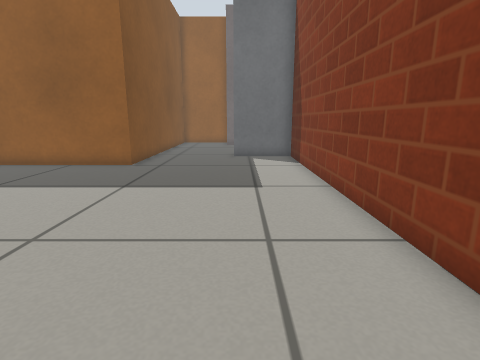
[1] (above)

17 first-person views from a walk through a Gazebo world. The camera is 0.5 m above the floor, tilts 12° down and sees 80° across. The floor is counted in squares, 0.25 m on a side. Each view is taken from the middle of a square. On the plan, view 1 faces up. The plan holds only what a view shows up to about 16 squares ahead; the rest is blank. Gazebo's built-in surfaces are drawn with simple patterns.

[2]
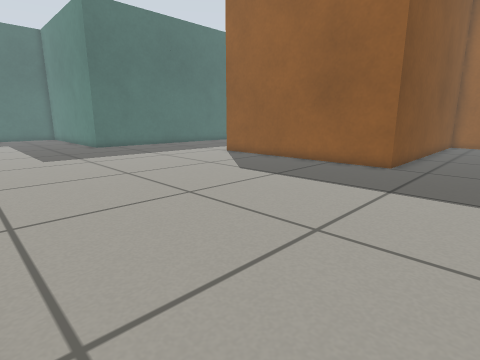

[3]
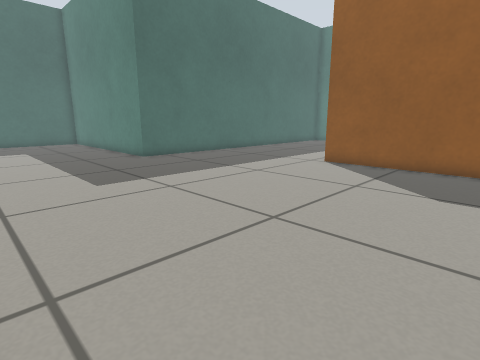

[4]
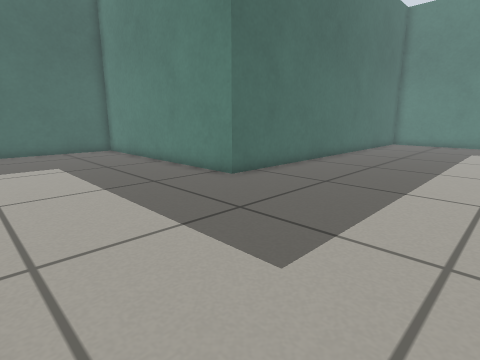

[5]
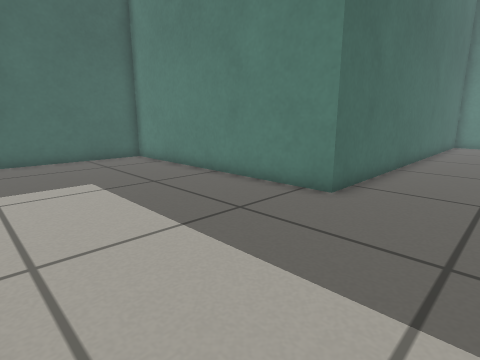

[6]
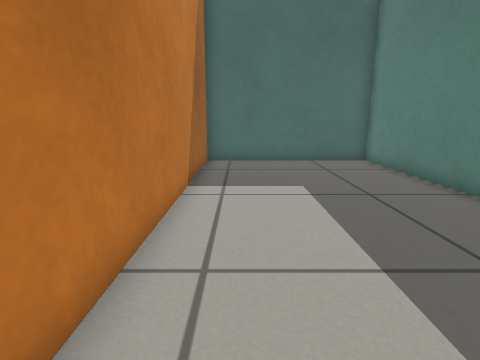

[7]
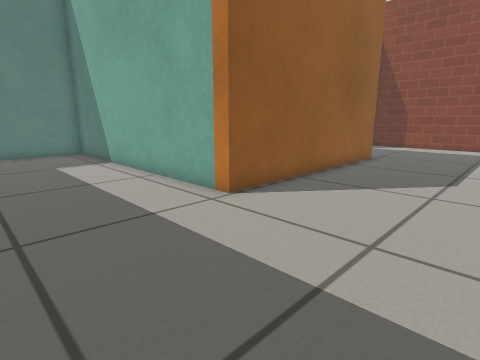

[8]
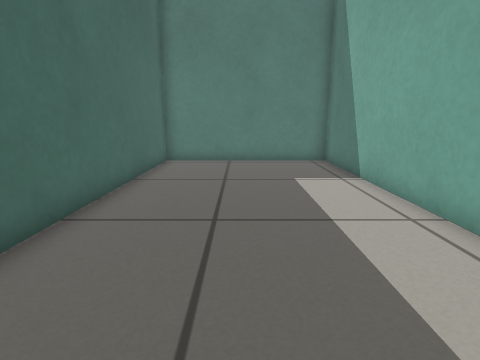

[9]
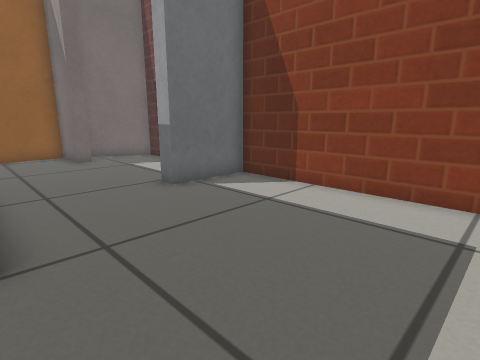

[10]
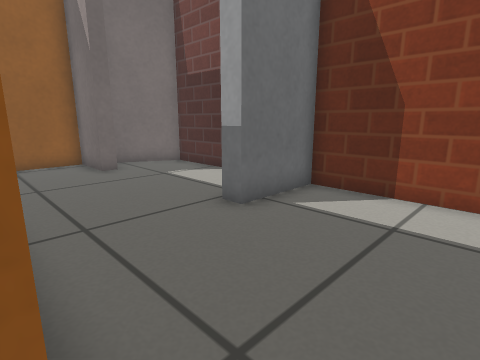

[11]
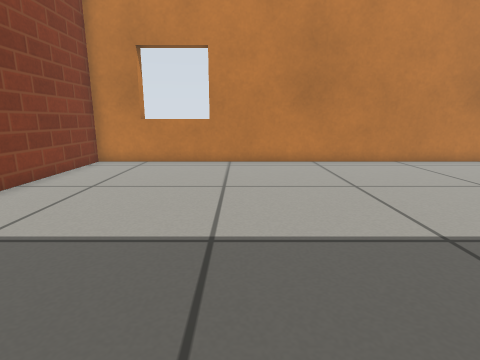

[12]
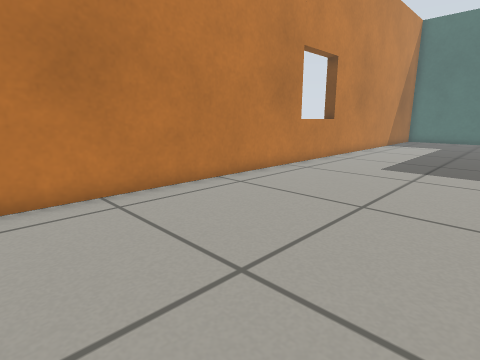

[13]
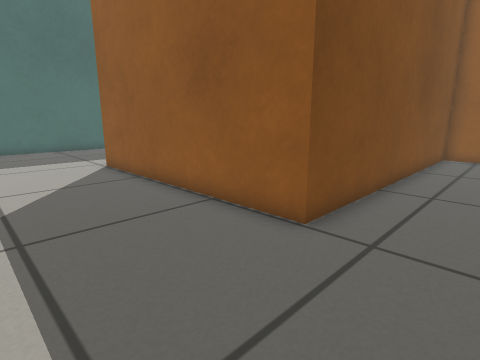

[14]
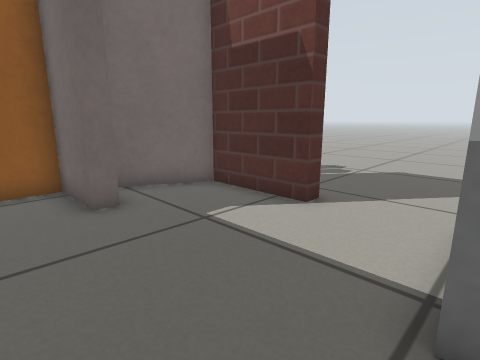

[15]
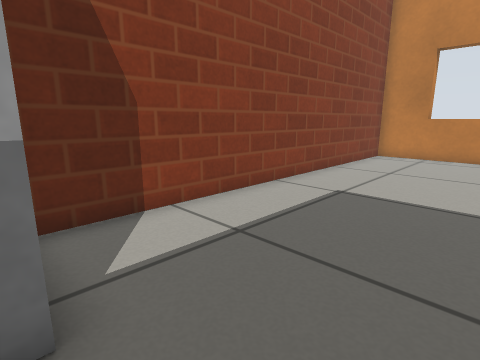

[16]
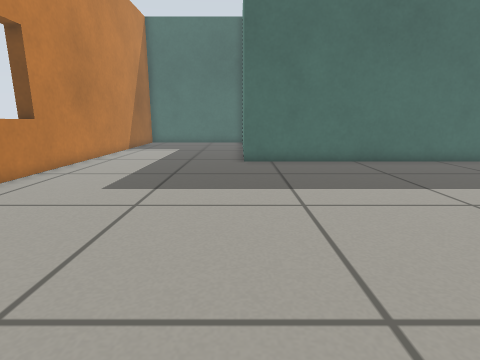

[17]
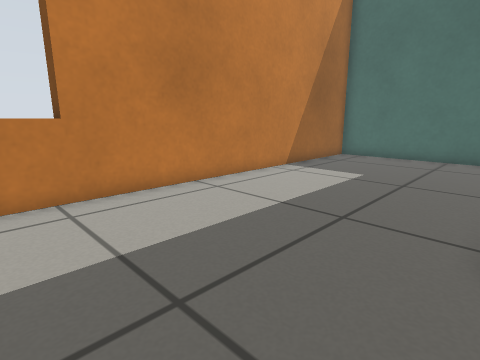

### Floor plan
Points are (right, up) in squares from view 1. A wall is a line through its corners. A room is listed if a view was taken in it or the views show most of it. See-through windows are left out.
Room 1 (views 1, 2, 3, 4, 5, 6, 7, 8, 9, 10, 11, 12, 13, 14, 15, 16, 17)
walls: (-0.4, 22.6) (-1, 22.6) (-1, 25) (-4.8, 25) (-4.8, 12.6) (-14.8, 12.6) (-14.8, 25) (-22.6, 25) (-22.6, 7.2) (-34, 7.2) (-34, -0.6) (2.8, -0.6) (2.8, 15.5); (3.6, 19.6) (2.8, 19.6) (2.8, 23.2) (0.1, 24.5)
ways out: opening at (3, 17.5)
objects: door leaf (0, 16) to (3, 16)

Where each view was taken, in squares from view 1:
view 1: 0 up, 0 right, facing up
view 2: 0 up, 1 left, facing up-left
view 3: 0 up, 8 left, facing up-left
view 4: 0 up, 15 left, facing up-left
view 5: 0 up, 19 left, facing up-left
view 6: 1 up, 20 left, facing left
view 7: 7 up, 20 left, facing up-right
view 8: 11 up, 19 left, facing up
view 9: 8 up, 5 left, facing up-right
view 10: 11 up, 5 left, facing up-right
view 11: 13 up, 4 left, facing down
view 12: 7 up, 5 left, facing down-left
view 13: 8 up, 2 left, facing up-left
view 14: 16 up, 3 left, facing up-right
view 15: 16 up, 3 left, facing down-right
view 16: 7 up, 9 left, facing left
view 17: 7 up, 18 left, facing down-left
